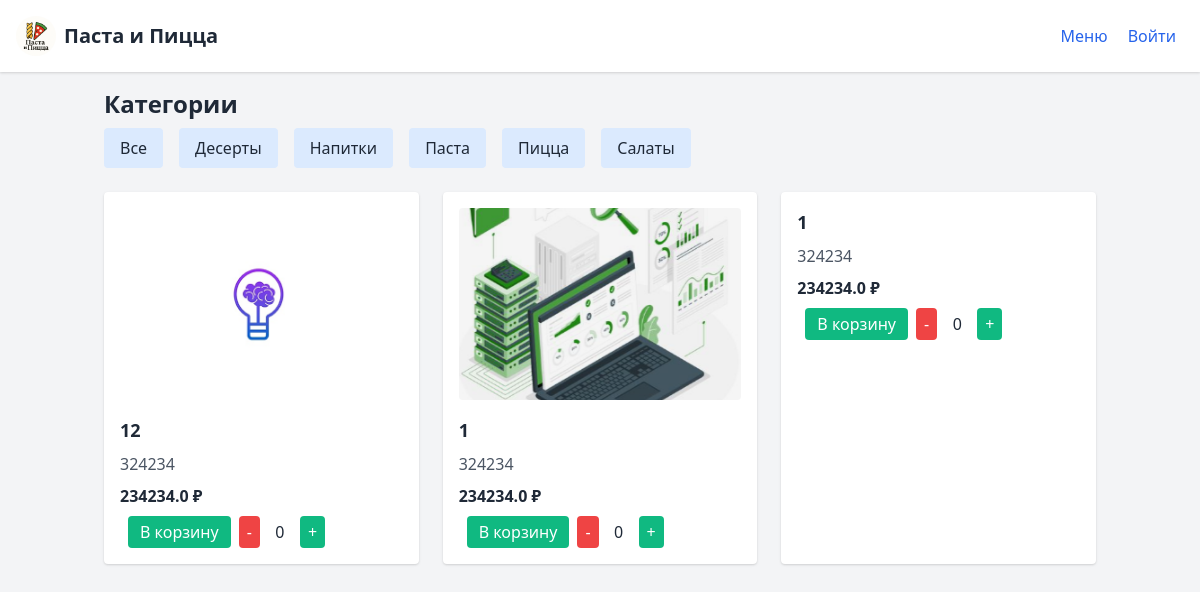
The page /menu on the database its author committed.
### tables this page shows
CREATE TABLE categories (
    id INTEGER PRIMARY KEY AUTOINCREMENT,
    name TEXT NOT NULL
);

CREATE TABLE dishes (
    id INTEGER PRIMARY KEY AUTOINCREMENT,
    title TEXT,
    description TEXT,
    price REAL,
    category_id INTEGER,
    image TEXT,
    is_veg INTEGER DEFAULT 0,
    is_spicy INTEGER DEFAULT 0,
    FOREIGN KEY(category_id) REFERENCES categories(id)
);

### app.py (the view)
@app.route("/menu")
def menu():
    category_id = request.args.get("category_id")
    if category_id:
        dishes = get_dishes(category_id=int(category_id))
    else:
        dishes = get_dishes()
    categories = get_categories()
    return render_template("menu.html", dishes=dishes, categories=categories)

### app.py (called while the page is built)
@app.before_request
def before_request():
    get_db()

@app.teardown_appcontext
def teardown_db(exception):
    close_db()

def get_categories():
    cats = query_db("SELECT id, name FROM categories ORDER BY name")
    return [dict(row) for row in cats]

def get_dishes(category_id=None):
    if category_id:
        dishes = query_db("SELECT * FROM dishes WHERE category_id=? ORDER BY id DESC", (category_id,))
    else:
        dishes = query_db("SELECT * FROM dishes ORDER BY id DESC")
    return [dict(row) for row in dishes]

### database.py (called while the page is built)
def get_db():
    if 'db' not in g:
        conn = sqlite3.connect(DB_PATH)
        conn.row_factory = sqlite3.Row
        g.db = conn
    return g.db

def query_db(query, args=(), one=False):
    cur = get_db().execute(query, args)
    rv = cur.fetchall()
    cur.close()
    return (rv[0] if rv else None) if one else rv

### templates/menu.html (shortened to what this page needs)
<!DOCTYPE html>
<html lang="ru">
<head>
  <link href="https://cdn.jsdelivr.net/npm/tailwindcss@2.2.19/dist/tailwind.min.css" rel="stylesheet">
</head>
<body class="bg-gray-100 text-gray-800">
  <header class="bg-white shadow p-4 flex justify-between items-center">
    <a href="/" class="flex items-center space-x-2">
      <img src="{{ url_for('static', filename='uploads/pasta_pizza.png') }}" alt="Логотип Паста и Пицца" class="h-10 w-10 rounded-full" loading="lazy" />
      <h1 class="text-xl font-bold">Паста и Пицца</h1>
    </a>
    <nav>
      <a href="/menu" class="mx-2 text-blue-600 hover:underline">Меню</a>
      {% if session.user_id %}
        <span id="userMenuButton" class="mx-2 text-gray-700 cursor-pointer relative select-none">
          {{ session.user_name }}
          <div id="userDropdown" class="hidden absolute top-full right-0 bg-white border rounded shadow p-2 z-10">
            <a href="/logout" class="block text-red-600 hover:underline">Выйти</a>
          </div>
        </span>
      {% else %}
        <a href="/login" class="mx-2 text-blue-600 hover:underline">Войти</a>
      {% endif %}
    </nav>
  </header>
  <main class="p-4 max-w-5xl mx-auto">
    <div class="mb-6">
      <h2 class="text-2xl font-bold mb-2">Категории</h2>
      <div class="flex flex-wrap gap-4">
        <a href="/menu" class="px-4 py-2 bg-blue-100 rounded hover:bg-blue-200">Все</a>
        {% for cat in categories %}
          <a href="/menu?category_id={{ cat.id }}" class="px-4 py-2 bg-blue-100 rounded hover:bg-blue-200">
            {{ cat.name }}
          </a>
        {% endfor %}
      </div>
    </div>
    <div class="grid grid-cols-1 md:grid-cols-2 lg:grid-cols-3 gap-6">
      {% for dish in dishes %}
        <div class="bg-white shadow rounded p-4">
          {% if dish.image %}
            <a href="{{ url_for('dish_detail', dish_id=dish.id) }}">
              <img src="{{ url_for('uploads', filename=dish.image) }}" alt="{{ dish.title }}" class="w-full h-48 object-cover mb-4 rounded cursor-pointer" loading="lazy">
            </a>
          {% endif %}
          <h3 class="text-lg font-bold mb-2">{{ dish.title }}</h3>
          <p class="text-gray-600 mb-2">{{ dish.description }}</p>
          <p class="font-semibold mb-2">{{ dish.price }} ₽</p>
          <div class="flex justify-between items-center">
            <form action="/cart" method="post" class="inline flex items-center space-x-2">
              <button type="submit" class="px-3 py-1 bg-green-500 text-white rounded hover:bg-green-600">В корзину</button>
            </form>
          </div>
        </div>
      {% endfor %}
    </div>
  </main>
</body>
</html>

### rows shown on the page
categories: name "Десерты"
categories: name "Напитки"
categories: name "Паста"
categories: name "Пицца"
categories: name "Салаты"
dishes: image (picture), title "12", description "324234", price "234234.0"
dishes: image (picture), title "1", description "324234", price "234234.0"
dishes: title "1", description "324234", price "234234.0"
